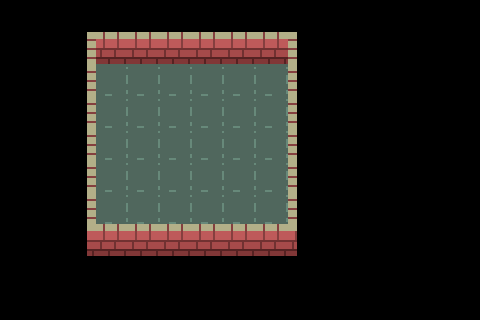

Tiled map render using the project's own tile images. Description and the whole map definition, tile-layer contents included, below:
An orthogonal 15x10 tile map with 32x32 px tiles, 2 tile layers (ground, walls) and 2 objects (connection, dialog).

<map version="1.0" tiledversion="1.0.3" orientation="orthogonal" renderorder="right-down" width="15" height="10" tilewidth="32" tileheight="32" nextobjectid="6">
 <tileset firstgid="1" source="tower-tileset.tsx" />
 <layer name="ground" width="15" height="10">
  <data encoding="csv">
0,0,0,0,0,0,0,0,0,0,0,0,0,0,0,
0,0,0,0,0,0,0,0,0,0,0,0,0,0,0,
0,0,0,25,25,25,25,25,25,0,0,0,0,0,0,
0,0,0,25,25,25,25,25,25,0,0,0,0,0,0,
0,0,0,25,25,25,25,25,25,0,0,0,0,0,0,
0,0,0,25,25,25,25,25,25,0,0,0,0,0,0,
0,0,0,25,25,25,25,25,25,0,0,0,0,0,0,
0,0,0,0,0,0,0,0,0,0,0,0,0,0,0,
0,0,0,0,0,0,0,0,0,0,0,0,0,0,0,
0,0,0,0,0,0,0,0,0,0,0,0,0,0,0
</data>
 </layer>
 <layer name="walls" width="15" height="10">
  <data encoding="csv">
0,0,0,0,0,0,0,0,0,0,0,0,0,0,0,
0,0,14,12,12,12,12,12,12,15,0,0,0,0,0,
0,0,14,0,0,0,0,0,0,15,0,0,0,0,0,
0,0,14,0,0,0,0,0,0,15,0,0,0,0,0,
0,0,14,0,0,0,0,0,0,15,0,0,0,0,0,
0,0,14,0,0,0,0,0,0,15,0,0,0,0,0,
0,0,14,0,0,0,0,0,0,15,0,0,0,0,0,
0,0,24,12,12,12,12,12,12,21,0,0,0,0,0,
0,0,0,0,0,0,0,0,0,0,0,0,0,0,0,
0,0,0,0,0,0,0,0,0,0,0,0,0,0,0
</data>
 </layer>
 <objectgroup name="objects">
  <object id="1" name="1" type="connection" x="96" y="128" width="32" height="32">
   <properties>
    <property name="to" value="" />
   </properties>
  </object>
  <object id="3" name="1" type="dialog" x="160" y="128" width="32" height="32" />
 </objectgroup>
</map>
